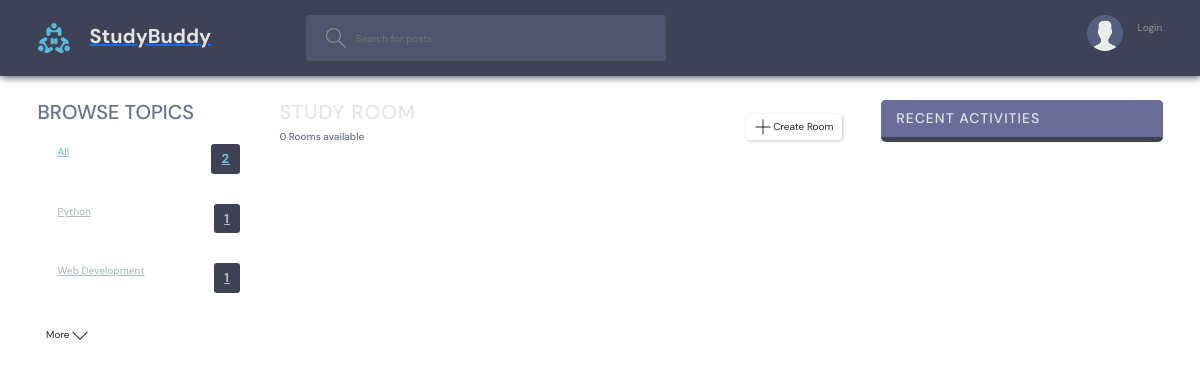
The app's page /?q=Cybersecurity, older data.
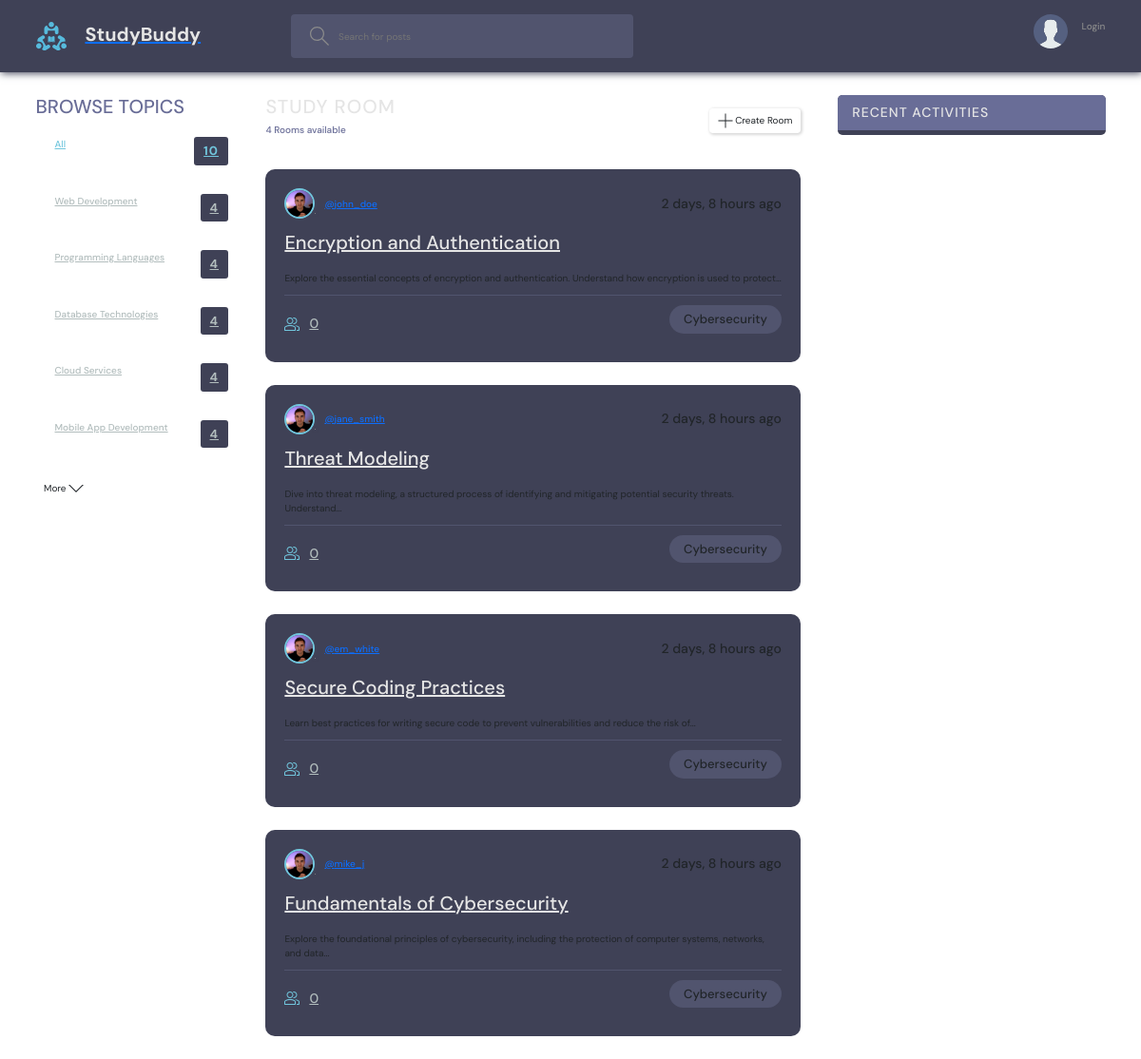
The same page, newer data.
### base/models.py (models this page shows, shortened)
class Topic(models.Model):
    name = models.CharField(max_length=200)
    objects = []

class Room(models.Model):
    host = models.ForeignKey(User, on_delete=models.SET_NULL, null=True)
    topic = models.ForeignKey(Topic, on_delete=models.SET_NULL, null=True)
    name = models.CharField(max_length=200)
    description = models.TextField(null=True, blank=True)
    participants = models.ManyToManyField(User, related_name='participants', blank=True)
    updated = models.DateTimeField(auto_now=True)
    created = models.DateTimeField(auto_now_add=True)
    objects = []
    def desc(self):
        return " ".join([str(self.description).split(' ')[x]
                         for x in range(len(str(self.description).split(' '))) if x < 15])
    class Meta:
        ordering = ['-updated', 'created']

class User(AbstractUser):
    name = models.CharField(max_length=250, null=True)
    email = models.EmailField(unique=True, null=True)
    bio = models.TextField(null=True)
    avatar = models.ImageField(null=True, default="dennis_f7ALlVg.jpg")
    USERNAME_FIELD = 'email'
    REQUIRED_FIELDS = []

### base/views.py (the view)
# urls.py: path('', views.home, name='home'),
def home(request):
    q = request.GET.get('q') if request.GET.get('q') != None else ''
    query_rooms = Room.objects.filter(Q(topic__name__icontains=q) | Q(name__icontains=q) | Q(description__icontains=q))
    topics = Topic.objects.all()
    room_count = query_rooms.count()
    room_messages = Message.objects.filter(Q(room__topic__name__icontains=q))[0:5]
    context = {'rooms': query_rooms, 'topics': topics[0:5], 'topicscount' : topics.count(), 'room_count': room_count, 'room_messages':room_messages}
    return render(request, 'base/home.html', context)

### base/templates/base/home.html (shortened to what this page needs)
{% extends 'main.html' %}
{% block content%}
<main class="layout layout--3" style="height: 100%; background-color: transparent;">
  <div class="container">
    {% include 'base/topics_component.html' %}
    <div class="roomList" style="height: 100%;">
      <div class="roomList__header">
        <div>
          <h2>Study Room</h2>
          <p>{{room_count}} Rooms available</p>
        </div>
        <a class="btn btn--main" href="{% url 'create-room' %}">
          <svg version="1.1" xmlns="http://www.w3.org/2000/svg" width="32" height="32" viewBox="0 0 32 32">
            <title>add</title>
            <path
              d="M16.943 0.943h-1.885v14.115h-14.115v1.885h14.115v14.115h1.885v-14.115h14.115v-1.885h-14.115v-14.115z"
            ></path>
          </svg>
          Create Room
        </a>
      </div>
      {% include 'base/feed_component.html' %}
    </div>
    {% include 'base/activity_component.html' %}
  </div>
</main>
{% endblock %}

### base/templates/base/topics_component.html
<div class="topics" style="position: sticky; top: 80px;">
    <div class="topics__header">
        <h2>Browse Topics</h2>
    </div>
    <ul class="topics__list">
        <li>
            <a href="{% url 'home' %}" class="active">All <span>{{topicscount}}</span></a>
        </li>
        {% for topic in topics %}
        <li>
            <a href="{% url 'home' %}?q={{topic.name}}">{{topic.name}}<span>{{topic.room_set.all.count}}</span></a>
        </li>
        {% endfor %}
    </ul>
    <a class="btn btn--link" href="{% url 'topics' %}">
        More
        <svg version="1.1" xmlns="http://www.w3.org/2000/svg" width="32" height="32" viewBox="0 0 32 32">
            <title>chevron-down</title>
            <path d="M16 21l-13-13h-3l16 16 16-16h-3l-13 13z"></path>
        </svg>
    </a>
</div>

### base/templates/base/feed_component.html (shortened to what this page needs)
{% for room in rooms %}
<div class="roomListRoom">
<div class="roomListRoom__header">
    <a href="{% url 'user-profile' room.host.id %}" class="roomListRoom__author">
    <div class="avatar avatar--small">
        <img src="{{room.host.avatar.url}}" />
    </div>
    <span>@{{room.host.username}}</span>
    </a>
    <div class="roomListRoom__actions">
    <span>{{room.created|timesince}} ago</span>
    </div>
</div>
<div class="roomListRoom__content">
    <a href="{% url 'room' room.id %}">{{room.name}}</a>
    <p>{{room.desc}}...</p>
</div>
<div class="roomListRoom__meta">
    <a href="{% url 'room' room.id %}" class="roomListRoom__joined">
    {{room.participants.all.count}}
    </a>
    <p class="roomListRoom__topic">{{room.topic.name}}</p>
</div>
</div>
{% endfor %}

Row changes from the older to the newer data that the page shows:
removed Topic: name "Python", room_set.all.count "1"
computed for Topic "Web Development": room_set.all.count "1" → "4"
added Topic: name "Programming Languages", room_set.all.count "4"
added Topic: name "Database Technologies", room_set.all.count "4"
added Topic: name "Cloud Services", room_set.all.count "4"
added Topic: name "Mobile App Development", room_set.all.count "4"
added Room: host.avatar (picture), host.username "john_doe", created "2 days, 8 hours", name "Encryption and Authentication", desc "Explore the essential concepts of encryption and authentication. Understand how encryption is used to protect", participants.all.count "0", topic.name "Cybersecurity"
added Room: host.avatar (picture), host.username "jane_smith", created "2 days, 8 hours", name "Threat Modeling", desc "Dive into threat modeling, a structured process of identifying and mitigating potential security threats. Understand", participants.all.count "0", topic.name "Cybersecurity"
added Room: host.avatar (picture), host.username "em_white", created "2 days, 8 hours", name "Secure Coding Practices", desc "Learn best practices for writing secure code to prevent vulnerabilities and reduce the risk of", participants.all.count "0", topic.name "Cybersecurity"
added Room: host.avatar (picture), host.username "mike_j", created "2 days, 8 hours", name "Fundamentals of Cybersecurity", desc "Explore the foundational principles of cybersecurity, including the protection of computer systems, networks, and data", participants.all.count "0", topic.name "Cybersecurity"
Text that changed along with them:
{{ topicscount }}: "2" → "10"
{{ room_count }}: "0" → "4"
